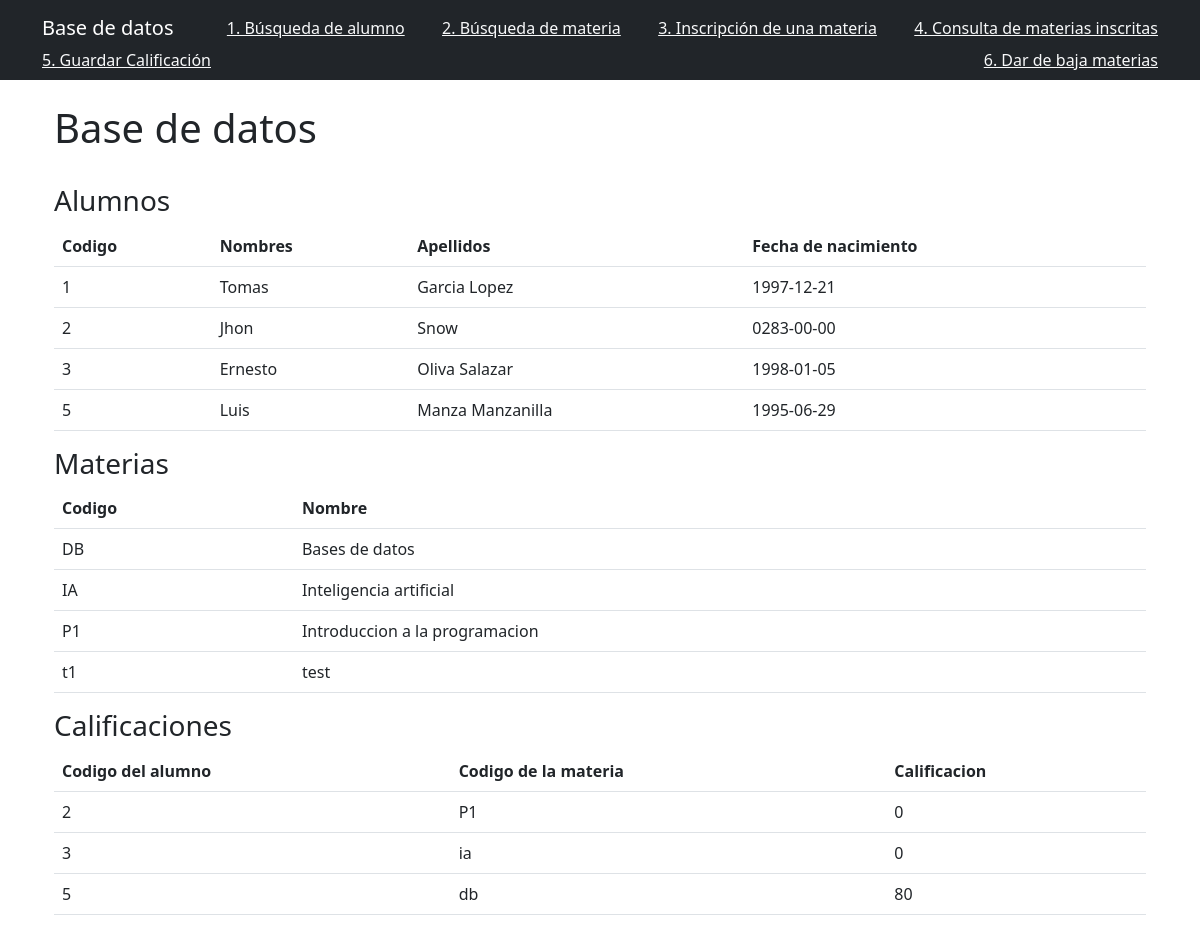
The page / on the database its author committed.
### tables this page shows
CREATE TABLE IF NOT EXISTS `cat_alumnos` (
  `iCodigoAlumno` int NOT NULL,
  `vchNombres` varchar(50) NOT NULL,
  `vchApellidos` varchar(50) NOT NULL,
  `dtFechaNac` date NOT NULL,
  PRIMARY KEY (`iCodigoAlumno`)
);

CREATE TABLE IF NOT EXISTS `cat_materias` (
  `vchCodigoMateria` varchar(5) NOT NULL,
  `vchMateria` varchar(30) NOT NULL,
  PRIMARY KEY (`vchCodigoMateria`)
);

CREATE TABLE IF NOT EXISTS `cat_rel_alumno_materia` (
  `iCodigoAlumno` int NOT NULL,
  `vchCodigoMateria` varchar(5) NOT NULL,
  `fCalificacion` float DEFAULT NULL,
  KEY `iCodigoAlumno` (`iCodigoAlumno`),
  KEY `vchCodigoMateria` (`vchCodigoMateria`)
);

### index.php (the view)
<?php include("database.php") ?>
<?php include("header.php") ?>
    <div class="container p-4">
        <div class="row">
            <h1>Base de datos</h1>
            <div class="col-md-6">
            </div>
            <div class="col-md-6">
            <br>
            </div>
        </div>
        <div class="row">
            <div class="col-md-12">
            <h3>Alumnos</h3>
                <table class="table table-hover">
                    <thead>
                        <tr>
                            <th>Codigo</th>
                            <th>Nombres</th>
                            <th>Apellidos</th>
                            <th>Fecha de nacimiento</th>
                        </tr>
                    </thead>
                    <tbody>
                        <?php
                        $query = "SELECT * FROM cat_alumnos";
                        $result_tasks = mysqli_query($con, $query);
                        while($row = mysqli_fetch_assoc($result_tasks)) { ?>
                        <tr>
                            <td><?php echo $row['iCodigoAlumno']; ?></td>
                            <td><?php echo $row['vchNombres']; ?></td>
                            <td><?php echo $row['vchApellidos']; ?></td>
                            <td><?php echo $row['dtFechaNac']; ?></td>
                        </tr>
                        <?php } ?>
                    </tbody>
                </table>
            </div>
        </div>
        <div class="row">
            <div class="col-md-12">
            <h3>Materias</h3>
                <table class="table table-hover">
                    <thead>
                        <tr>
                            <th>Codigo</th>
                            <th>Nombre</th>
                        </tr>
                    </thead>
                    <tbody>
                        <?php
                        $query = "SELECT * FROM cat_materias";
                        $result_tasks = mysqli_query($con, $query);
                        while($row = mysqli_fetch_assoc($result_tasks)) { ?>
                        <tr>
                            <td><?php echo $row['vchCodigoMateria']; ?></td>
                            <td><?php echo $row['vchMateria']; ?></td>
                        </tr>
                        <?php } ?>
                    </tbody>
                </table>
            </div>
        </div>
        <div class="row">
            <div class="col-md-12">
            <h3>Calificaciones</h3>
                <table class="table table-hover">
                    <thead>
                        <tr>
                            <th>Codigo del alumno</th>
                            <th>Codigo de la materia</th>
                            <th>Calificacion</th>
                        </tr>
                    </thead>
                    <tbody>
                        <?php
                        $query = "SELECT * FROM cat_rel_alumno_materia";
                        $result_tasks = mysqli_query($con, $query);
                        while($row = mysqli_fetch_assoc($result_tasks)) { ?>
                        <tr>
                            <td><?php echo $row['iCodigoAlumno']; ?></td>
                            <td><?php echo $row['vchCodigoMateria']; ?></td>
                            <td><?php echo $row['fCalificacion']; ?></td>
                        </tr>
                        <?php } ?>
                    </tbody>
                </table>
            </div>
        </div>
    </div>
<?php include("footer.php") ?>

### header.php (shortened to what this page needs)
<!DOCTYPE html>
<html lang="en">
<head>
    <link rel="stylesheet" href="public/css/bootstrap.css">
</head>
<body>
<nav class="navbar navbar-dark bg-dark">
    <div class="container">
        <a href="index.php" class="navbar-brand"> Base de datos </a>
        <a href="busqueda_de_alumno.php" class="link-light">1. Búsqueda de alumno </a>
        <a href="busqueda_de_materia.php" class="link-light">2. Búsqueda de materia </a>
        <a href="inscripcion_de_una_materia.php" class="link-light">3. Inscripción de una materia </a>
        <a href="consulta_de_materias_inscritas.php" class="link-light">4. Consulta de materias inscritas </a>
        <a href="guardar_calificación.php" class="link-light">5. Guardar Calificación </a>
        <a href="dar_de_baja_materias.php" class="link-light">6. Dar de baja materias </a>
    </div>
</nav>

### rows shown on the page
cat_alumnos: iCodigoAlumno "1", vchNombres "Tomas", vchApellidos "Garcia Lopez", dtFechaNac "1997-12-21"
cat_alumnos: iCodigoAlumno "2", vchNombres "Jhon", vchApellidos "Snow", dtFechaNac "0283-00-00"
cat_alumnos: iCodigoAlumno "3", vchNombres "Ernesto", vchApellidos "Oliva Salazar", dtFechaNac "1998-01-05"
cat_alumnos: iCodigoAlumno "5", vchNombres "Luis", vchApellidos "Manza Manzanilla", dtFechaNac "1995-06-29"
cat_materias: vchCodigoMateria "DB", vchMateria "Bases de datos"
cat_materias: vchCodigoMateria "IA", vchMateria "Inteligencia artificial"
cat_materias: vchCodigoMateria "P1", vchMateria "Introduccion a la programacion"
cat_materias: vchCodigoMateria "t1", vchMateria "test"
cat_rel_alumno_materia: iCodigoAlumno "2", vchCodigoMateria "P1", fCalificacion "0"
cat_rel_alumno_materia: iCodigoAlumno "3", vchCodigoMateria "ia", fCalificacion "0"
cat_rel_alumno_materia: iCodigoAlumno "5", vchCodigoMateria "db", fCalificacion "80"
